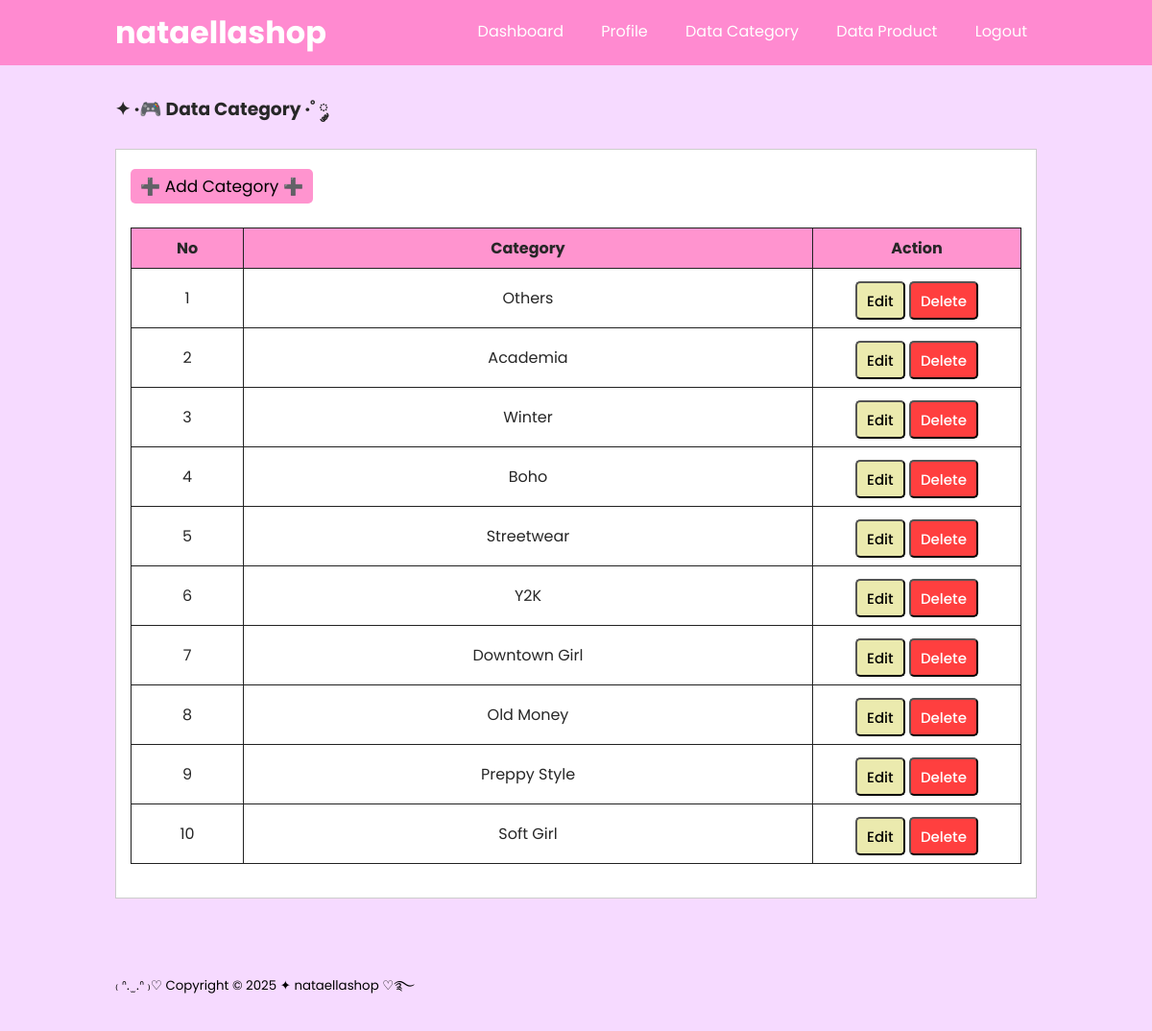
The app's page /nataellashop/data-kategori.php (signed in) with its own data.
### tables this page shows
CREATE TABLE `tb_category` (
  `category_id` int(11) NOT NULL,
  `category_name` varchar(25) NOT NULL,
  `category_image` varchar(20) NOT NULL
);

### nataellashop/data-kategori.php (the view, shortened to what this page needs)
<?php
    include 'db.php';
?>
<!DOCTYPE html>
<html lang="en">
<head>
    <link rel="stylesheet" type="text/css" href="css/style.css">
    <link rel="stylesheet" href="https://cdnjs.cloudflare.com/ajax/libs/font-awesome/4.7.0/css/font-awesome.min.css">
</head>
<body>
    <header>
    <div class="container">
        <h1><a href="dashboard.php">nataellashop</a></h1>
        <ul id="navbar">
            <li><a href="dashboard.php">Dashboard</a></li>
            <li><a href="profile.php">Profile</a></li>
            <li><a href="data-kategori.php">Data Category</a></li>
            <li><a href="data-produk.php">Data Product</a></li>
            <li><a href="keluar.php">Logout</a></li>
        </ul>
    </div>
    </header>
      <div class="section">
        <div class="container">
            <h3>✦ ·🎮 Data Category ·˚ ༘</h3>
            <div class="box">
                <p><a href="tambah-kategori.php" class="btn">➕ Add Category ➕</a></p>
                <br>
                <table border="1" cellspacing="0" class="order-table">
                    <thead>
                        <tr>
                            <th width="60px">No</th>
                            <th>Category</th>
                            <th width="200px">Action</th>
                        </tr>
                    </thead>
                    <tbody>
                        <?php
                            $no = 1;
                            $kategori = mysqli_query($conn, "SELECT * FROM tb_category ORDER BY category_id");
                            if(mysqli_num_rows($kategori) > 0){
                            while($row = mysqli_fetch_array($kategori)){
                        ?>
                        <tr>
                            <td width="100px"><?php echo $no++ ?></td>
                            <td><?php echo $row['category_name']?></td>
                            <td width="10px" style="text-align: center;">
                                <button class="btn-deliver" style="text-align:center;">
                                    <a href="edit-kategori.php?id=<?php echo $row['category_id'] ?>" style="font-size:15px;">Edit</a>
                                </button>
                                <button class="btn-delete">
                                    <a href="proses-hapus.php?idk=<?php echo $row['category_id'] ?>" onclick="return confirm ('wait ! are u sure want to delete it ???')" style="font-size:15px;">Delete</a>
                                </button>
                                <br>
                            </td>
                        </tr>
                        <?php }}else{ ?>
                            <tr>
                                <td colspan="3">Nothing here. . .</td>
                            </tr>
                        <?php } ?>
                    </tbody>
                </table>
            </div>
        </div>
      </div>
       <footer>
        <div class="container">
            <small>₍ ᐢ. ̫ .ᐢ ₎♡ Copyright &copy; 2025 ✦ nataellashop ♡࿐</small>
        </div>
       </footer>
</body>
</html>

### nataellashop/css/style.css (style rules this page uses)
* { padding: 0; margin: 0; font-family: 'Poppins', sans-serif; }
body { background-color: rgb(246, 218, 255); }
a { color: inherit; text-decoration: none; }
.btn { display: inline-block; padding: 5px 10px; background-color: #ff94cf; color: #000000; text-decoration: none; font-size: 17px; border-radius: 5px; margin-top: 5px; transition: background-color 0.3s; cursor: pointer; }
.btn-deliver { display: inline-block; padding: 5px 10px; background-color: #ebeaae; color: #000000; text-decoration: none; font-size: 17px; font-weight: 470; border-radius: 5px; margin-top: 5px; transition: background-color 0.3s; cursor: pointer; text-align: center; }
.btn-delete { display: inline-block; padding: 5px 10px; background-color: #ff3f3f; color: #ffffff; text-decoration: none; font-size: 17px; font-weight: 500; border-radius: 5px; margin-top: 5px; transition: background-color 0.3s; cursor: pointer; }
header { background-color: hsl(324, 100%, 77%); color: #fff; z-index: 10; }
#navbar { z-index: 10; }
header h1 { float: left; padding: 10px 0; }
header ul { float: right; }
header ul li { display: inline-block; }
header ul li a { padding: 20px 10px 20px 25px; text-decoration: none; color: #fff; display: block; }
footer { padding: 25px 0px; }
.container { width: 80%; margin:0 auto; }
.container:after { content: ''; display: block; clear: both; }
.container h1 { color: #ffffff; }
.section { padding: 25px 0; color: rgb(39, 39, 39); }
.box { background-color: #fff; border:1px solid #ccc; padding: 15px; box-sizing: border-box; margin:10px 0px 25px 0px; }
.box:after { content: ''; display: block; clear: both; }
.order-table, .shipping-table, .cart-table { width: 100%; border-collapse: collapse; margin-bottom: 20px; }
.order-table th, .order-table td, .shipping-table th, .shipping-table td, .cart-table th, .cart-table td { border: 1px solid #212121; padding: 8px; text-align: center; background-color: #ffffff; }
.order-table th, .shipping-table th, .cart-table th { background-color: #ff94cf; }
.order-table tr:nth-child(even), .shipping-table tr:nth-child(even), .cart-table tr:nth-child(even) { background-color: #f9f9f9; }

### records on screen
tb_category: category_name "Others"
tb_category: category_name "Academia"
tb_category: category_name "Winter"
tb_category: category_name "Boho"
tb_category: category_name "Streetwear"
tb_category: category_name "Y2K"
tb_category: category_name "Downtown Girl"
tb_category: category_name "Old Money"
tb_category: category_name "Preppy Style"
tb_category: category_name "Soft Girl"
